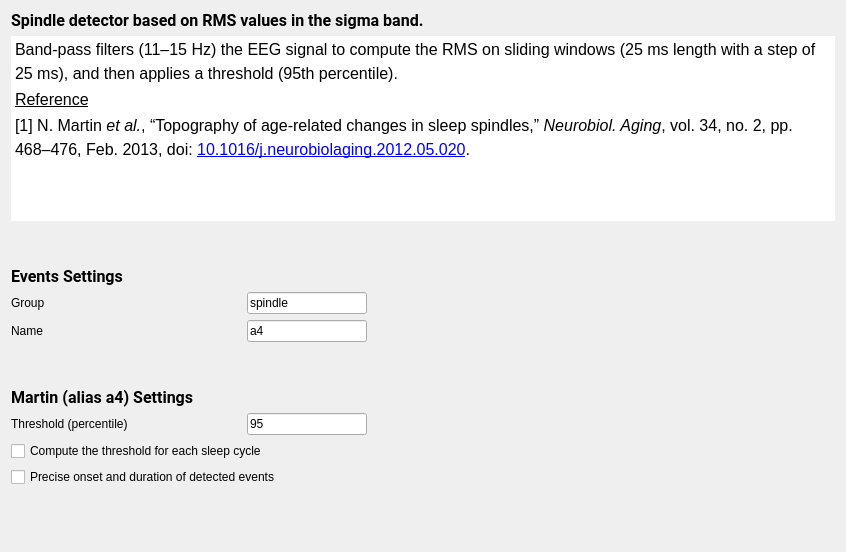
<?xml version="1.0" encoding="UTF-8"?>
<ui version="4.0">
 <class>MartinSettings</class>
 <widget class="QWidget" name="MartinSettings">
  <property name="geometry">
   <rect>
    <x>0</x>
    <y>0</y>
    <width>846</width>
    <height>552</height>
   </rect>
  </property>
  <property name="windowTitle">
   <string/>
  </property>
  <property name="styleSheet">
   <string>font: 12pt &quot;Roboto&quot;;</string>
  </property>
  <layout class="QVBoxLayout" name="verticalLayout_2">
   <item>
    <widget class="QLabel" name="label_6">
     <property name="font">
      <font>
       <family>Roboto</family>
       <pointsize>12</pointsize>
       <weight>50</weight>
       <italic>false</italic>
       <bold>false</bold>
      </font>
     </property>
     <property name="text">
      <string>&lt;html&gt;&lt;head/&gt;&lt;body&gt;&lt;p&gt;&lt;span style=&quot; font-weight:600;&quot;&gt;Spindle detector based on RMS values in the sigma band.&lt;/span&gt;&lt;/p&gt;&lt;/body&gt;&lt;/html&gt;</string>
     </property>
    </widget>
   </item>
   <item>
    <widget class="QTextEdit" name="textEdit">
     <property name="maximumSize">
      <size>
       <width>16777215</width>
       <height>185</height>
      </size>
     </property>
     <property name="frameShape">
      <enum>QFrame::NoFrame</enum>
     </property>
     <property name="lineWidth">
      <number>0</number>
     </property>
     <property name="readOnly">
      <bool>true</bool>
     </property>
     <property name="html">
      <string>&lt;!DOCTYPE HTML PUBLIC &quot;-//W3C//DTD HTML 4.0//EN&quot; &quot;http://www.w3.org/TR/REC-html40/strict.dtd&quot;&gt;
&lt;html&gt;&lt;head&gt;&lt;meta name=&quot;qrichtext&quot; content=&quot;1&quot; /&gt;&lt;style type=&quot;text/css&quot;&gt;
p, li { white-space: pre-wrap; }
&lt;/style&gt;&lt;/head&gt;&lt;body style=&quot; font-family:'Roboto'; font-size:12pt; font-weight:400; font-style:normal;&quot;&gt;
&lt;p style=&quot; margin-top:0px; margin-bottom:0px; margin-left:0px; margin-right:0px; -qt-block-indent:0; text-indent:0px; line-height:135%;&quot;&gt;Band-pass filters (11–15 Hz) the EEG signal to compute the RMS on sliding windows (25 ms length with a step of 25 ms), and then applies a threshold (95th percentile).&lt;/p&gt;
&lt;p style=&quot; margin-top:0px; margin-bottom:0px; margin-left:0px; margin-right:0px; -qt-block-indent:0; text-indent:0px; line-height:135%;&quot;&gt;&lt;span style=&quot; text-decoration: underline;&quot;&gt;Reference&lt;/span&gt;&lt;/p&gt;
&lt;p style=&quot; margin-top:0px; margin-bottom:0px; margin-left:0px; margin-right:0px; -qt-block-indent:0; text-indent:0px; line-height:135%;&quot;&gt;[1] N. Martin &lt;span style=&quot; font-style:italic;&quot;&gt;et al.&lt;/span&gt;, “Topography of age-related changes in sleep spindles,” &lt;span style=&quot; font-style:italic;&quot;&gt;Neurobiol. Aging&lt;/span&gt;, vol. 34, no. 2, pp. 468–476, Feb. 2013, doi: &lt;a href=&quot;https://doi.org/10.1016/j.neurobiolaging.2012.05.020&quot;&gt;&lt;span style=&quot; text-decoration: underline; color:#0000ff;&quot;&gt;10.1016/j.neurobiolaging.2012.05.020&lt;/span&gt;&lt;/a&gt;. &lt;/p&gt;&lt;/body&gt;&lt;/html&gt;</string>
     </property>
    </widget>
   </item>
   <item>
    <spacer name="verticalSpacer_2">
     <property name="orientation">
      <enum>Qt::Vertical</enum>
     </property>
     <property name="sizeType">
      <enum>QSizePolicy::Fixed</enum>
     </property>
     <property name="sizeHint" stdset="0">
      <size>
       <width>20</width>
       <height>40</height>
      </size>
     </property>
    </spacer>
   </item>
   <item>
    <widget class="QLabel" name="label">
     <property name="font">
      <font>
       <family>Roboto</family>
       <pointsize>12</pointsize>
       <weight>50</weight>
       <italic>false</italic>
       <bold>false</bold>
      </font>
     </property>
     <property name="text">
      <string>&lt;html&gt;&lt;head/&gt;&lt;body&gt;&lt;p&gt;&lt;span style=&quot; font-weight:600;&quot;&gt;Events Settings&lt;/span&gt;&lt;/p&gt;&lt;/body&gt;&lt;/html&gt;</string>
     </property>
    </widget>
   </item>
   <item>
    <layout class="QFormLayout" name="formLayout_2">
     <item row="0" column="0">
      <layout class="QHBoxLayout" name="horizontalLayout">
       <item>
        <widget class="QLabel" name="label_2">
         <property name="sizePolicy">
          <sizepolicy hsizetype="Preferred" vsizetype="Preferred">
           <horstretch>0</horstretch>
           <verstretch>0</verstretch>
          </sizepolicy>
         </property>
         <property name="minimumSize">
          <size>
           <width>230</width>
           <height>0</height>
          </size>
         </property>
         <property name="maximumSize">
          <size>
           <width>16777215</width>
           <height>16777215</height>
          </size>
         </property>
         <property name="text">
          <string>Group</string>
         </property>
        </widget>
       </item>
       <item>
        <widget class="QLineEdit" name="group_lineEdit">
         <property name="minimumSize">
          <size>
           <width>120</width>
           <height>0</height>
          </size>
         </property>
         <property name="maximumSize">
          <size>
           <width>120</width>
           <height>16777215</height>
          </size>
         </property>
         <property name="toolTip">
          <string>Define in which group the spindles will be added.</string>
         </property>
         <property name="text">
          <string>spindle</string>
         </property>
        </widget>
       </item>
      </layout>
     </item>
     <item row="0" column="1">
      <spacer name="horizontalSpacer">
       <property name="orientation">
        <enum>Qt::Horizontal</enum>
       </property>
       <property name="sizeType">
        <enum>QSizePolicy::Expanding</enum>
       </property>
       <property name="sizeHint" stdset="0">
        <size>
         <width>40</width>
         <height>20</height>
        </size>
       </property>
      </spacer>
     </item>
     <item row="1" column="0">
      <layout class="QHBoxLayout" name="horizontalLayout_3">
       <item>
        <widget class="QLabel" name="label_3">
         <property name="minimumSize">
          <size>
           <width>230</width>
           <height>0</height>
          </size>
         </property>
         <property name="maximumSize">
          <size>
           <width>16777215</width>
           <height>16777215</height>
          </size>
         </property>
         <property name="text">
          <string>Name</string>
         </property>
        </widget>
       </item>
       <item>
        <widget class="QLineEdit" name="name_lineEdit">
         <property name="minimumSize">
          <size>
           <width>120</width>
           <height>0</height>
          </size>
         </property>
         <property name="maximumSize">
          <size>
           <width>120</width>
           <height>16777215</height>
          </size>
         </property>
         <property name="toolTip">
          <string>Define the name of the spindle events.</string>
         </property>
         <property name="text">
          <string>a4</string>
         </property>
        </widget>
       </item>
      </layout>
     </item>
     <item row="1" column="1">
      <spacer name="horizontalSpacer_4">
       <property name="orientation">
        <enum>Qt::Horizontal</enum>
       </property>
       <property name="sizeHint" stdset="0">
        <size>
         <width>40</width>
         <height>20</height>
        </size>
       </property>
      </spacer>
     </item>
    </layout>
   </item>
   <item>
    <spacer name="verticalSpacer_3">
     <property name="orientation">
      <enum>Qt::Vertical</enum>
     </property>
     <property name="sizeType">
      <enum>QSizePolicy::Fixed</enum>
     </property>
     <property name="sizeHint" stdset="0">
      <size>
       <width>20</width>
       <height>40</height>
      </size>
     </property>
    </spacer>
   </item>
   <item>
    <widget class="QLabel" name="label_5">
     <property name="font">
      <font>
       <family>Roboto</family>
       <pointsize>12</pointsize>
       <weight>50</weight>
       <italic>false</italic>
       <bold>false</bold>
      </font>
     </property>
     <property name="text">
      <string>&lt;html&gt;&lt;head/&gt;&lt;body&gt;&lt;p&gt;&lt;span style=&quot; font-weight:600;&quot;&gt;Martin (alias a4) Settings&lt;/span&gt;&lt;/p&gt;&lt;/body&gt;&lt;/html&gt;</string>
     </property>
    </widget>
   </item>
   <item>
    <layout class="QFormLayout" name="formLayout">
     <item row="0" column="0">
      <layout class="QHBoxLayout" name="horizontalLayout_2">
       <item>
        <widget class="QLabel" name="label_4">
         <property name="minimumSize">
          <size>
           <width>230</width>
           <height>0</height>
          </size>
         </property>
         <property name="maximumSize">
          <size>
           <width>16777215</width>
           <height>16777215</height>
          </size>
         </property>
         <property name="text">
          <string>Threshold (percentile)</string>
         </property>
        </widget>
       </item>
       <item>
        <widget class="QLineEdit" name="threshold_lineEdit">
         <property name="minimumSize">
          <size>
           <width>120</width>
           <height>0</height>
          </size>
         </property>
         <property name="maximumSize">
          <size>
           <width>120</width>
           <height>16777215</height>
          </size>
         </property>
         <property name="text">
          <string>95</string>
         </property>
        </widget>
       </item>
      </layout>
     </item>
     <item row="0" column="1">
      <spacer name="horizontalSpacer_3">
       <property name="orientation">
        <enum>Qt::Horizontal</enum>
       </property>
       <property name="sizeHint" stdset="0">
        <size>
         <width>40</width>
         <height>20</height>
        </size>
       </property>
      </spacer>
     </item>
     <item row="1" column="0">
      <layout class="QVBoxLayout" name="verticalLayout">
       <item>
        <widget class="QCheckBox" name="threshold_cycle_checkBox">
         <property name="sizePolicy">
          <sizepolicy hsizetype="Expanding" vsizetype="Fixed">
           <horstretch>0</horstretch>
           <verstretch>0</verstretch>
          </sizepolicy>
         </property>
         <property name="minimumSize">
          <size>
           <width>350</width>
           <height>0</height>
          </size>
         </property>
         <property name="maximumSize">
          <size>
           <width>16777215</width>
           <height>16777215</height>
          </size>
         </property>
         <property name="text">
          <string>Compute the threshold for each sleep cycle</string>
         </property>
        </widget>
       </item>
       <item>
        <widget class="QCheckBox" name="precise_checkBox">
         <property name="minimumSize">
          <size>
           <width>350</width>
           <height>0</height>
          </size>
         </property>
         <property name="toolTip">
          <string>The RMS values are computed on a sliding window (for each sample) before the onset and after the end of the event to precise the event length.  The detected even cannot be shorter only unchanged or longer.</string>
         </property>
         <property name="text">
          <string>Precise onset and duration of detected events</string>
         </property>
        </widget>
       </item>
      </layout>
     </item>
     <item row="1" column="1">
      <spacer name="horizontalSpacer_2">
       <property name="orientation">
        <enum>Qt::Horizontal</enum>
       </property>
       <property name="sizeType">
        <enum>QSizePolicy::Expanding</enum>
       </property>
       <property name="sizeHint" stdset="0">
        <size>
         <width>40</width>
         <height>20</height>
        </size>
       </property>
      </spacer>
     </item>
    </layout>
   </item>
   <item>
    <spacer name="verticalSpacer">
     <property name="orientation">
      <enum>Qt::Vertical</enum>
     </property>
     <property name="sizeHint" stdset="0">
      <size>
       <width>20</width>
       <height>40</height>
      </size>
     </property>
    </spacer>
   </item>
  </layout>
 </widget>
 <resources>
  <include location="../../../../../snooz-toolbox/src/main/python/ui/themes/themes.qrc"/>
 </resources>
 <connections>
  <connection>
   <sender>threshold_cycle_checkBox</sender>
   <signal>stateChanged(int)</signal>
   <receiver>MartinSettings</receiver>
   <slot>thresh_per_cycle_slot()</slot>
   <hints>
    <hint type="sourcelabel">
     <x>125</x>
     <y>451</y>
    </hint>
    <hint type="destinationlabel">
     <x>278</x>
     <y>275</y>
    </hint>
   </hints>
  </connection>
 </connections>
 <slots>
  <slot>thresh_per_cycle_slot()</slot>
 </slots>
</ui>
